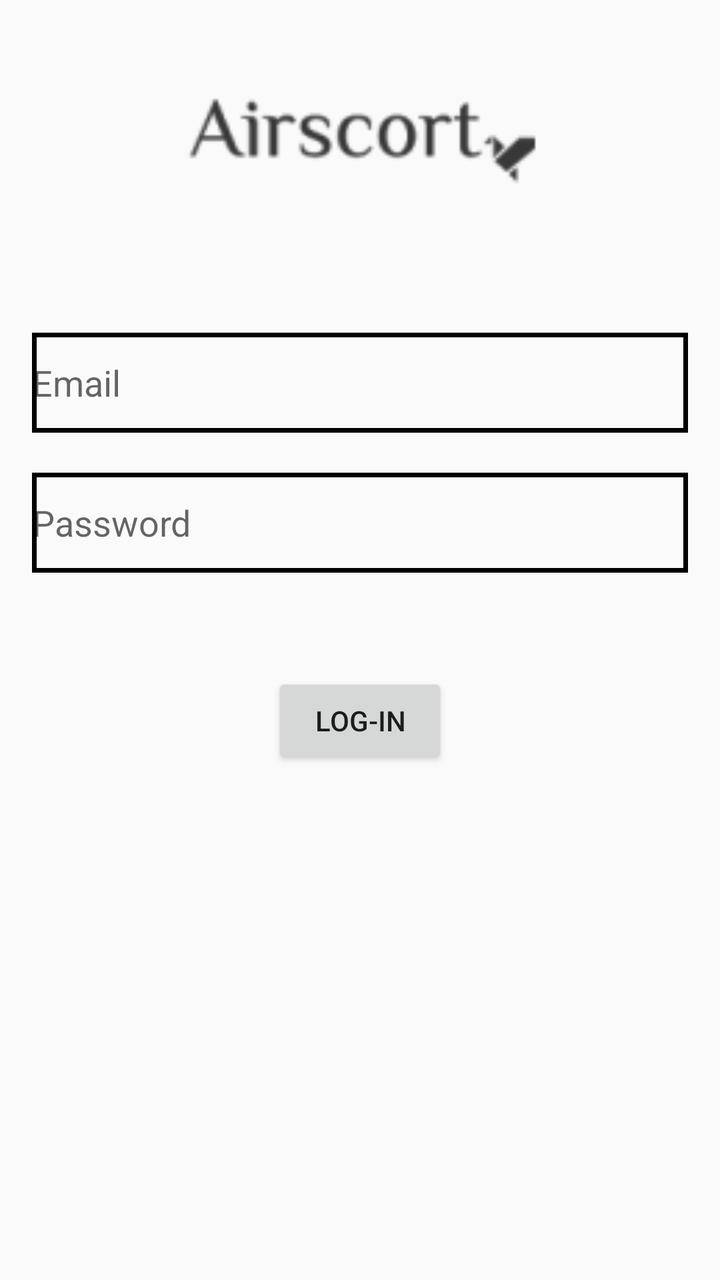
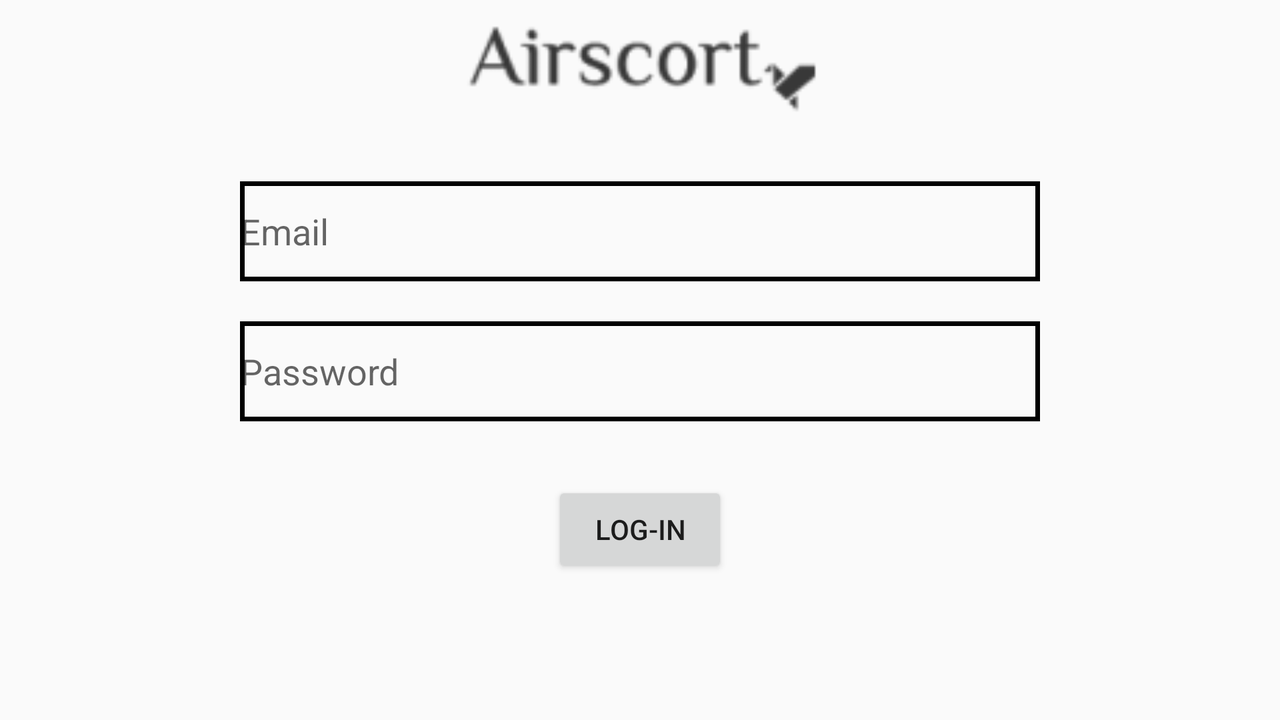

An Android layout and its configuration variant, each rendered on a device that would load it. The default file and the variant file are quoted in full after the pictures.
<!-- AndroidManifest.xml: application theme AppTheme -->
<!-- res/layout/activity_login.xml -->
<?xml version="1.0" encoding="utf-8"?>
<RelativeLayout xmlns:android="http://schemas.android.com/apk/res/android"
    xmlns:tools="http://schemas.android.com/tools" android:layout_width="match_parent"
    android:layout_height="match_parent" android:paddingLeft="@dimen/activity_horizontal_margin"
    android:paddingRight="@dimen/activity_horizontal_margin"
    android:paddingTop="@dimen/activity_vertical_margin"
    android:paddingBottom="@dimen/activity_vertical_margin"
    tools:context="com.example.user.airscort_for_agriculture.LoginActivity">

    <ImageView
        android:layout_width="300dp"
        android:layout_height="200dp"
        android:id="@+id/ImageLogo"
        android:src="@mipmap/ic_launcher"
        android:layout_marginTop="-50dp"
        android:layout_centerHorizontal="true"/>

    <EditText
        android:layout_width="400dp"
        android:layout_height="50dp"
        android:id="@+id/editEmailLog"
        android:layout_below="@+id/ImageLogo"
        android:hint="@string/email"
        android:layout_alignParentLeft="true"
        android:layout_centerHorizontal="true"
        android:background="@drawable/border_black"/>

    <EditText
        android:layout_width="400dp"
        android:layout_height="50dp"
        android:id="@+id/editPasswordLog"
        android:inputType="textPassword"
        android:ems="7"
        android:layout_below="@+id/editEmailLog"
        android:hint="@string/password"
        android:layout_marginTop="20dp"
        android:layout_alignParentLeft="true"
        android:layout_centerHorizontal="true"
        android:background="@drawable/border_black"/>

    <Button
        android:layout_width="wrap_content"
        android:layout_height="wrap_content"
        android:text="Log-In"
        android:id="@+id/button2"
        android:layout_below="@+id/editPasswordLog"
        android:layout_centerHorizontal="true"
        android:layout_marginTop="50dp" />


</RelativeLayout>
<!-- resources referenced by this layout -->
<resources>
  <dimen name="activity_horizontal_margin">16dp</dimen>
  <dimen name="activity_vertical_margin">16dp</dimen>
  <!-- drawable border_black (drawable) -->
  <?xml version="1.0" encoding="utf-8"?>
  <selector xmlns:android="http://schemas.android.com/apk/res/android">
      <item>
          <shape android:shape="rectangle">
              <stroke android:width="2.3dp" android:color="#000000"/>
          </shape>
      </item>
  </selector>
  <!-- mipmap ic_launcher: png bitmap (mipmap-hdpi, 1094 bytes) -->
  <string name="email">Email</string>
  <string name="password">Password</string>
  <style name="AppTheme" parent="Theme.AppCompat.Light.DarkActionBar">
          
          <item name="colorPrimary">@color/colorPrimary</item>
          <item name="colorPrimaryDark">@color/colorPrimaryDark</item>
          <item name="colorAccent">@color/colorAccent</item>
      </style>
  <color name="colorPrimary">#3F51B5</color>
  <color name="colorPrimaryDark">#303F9F</color>
  <color name="colorAccent">#FF4081</color>
</resources>
<!-- res/layout-land/activity_login.xml (the repository's variant of the layout above) -->
<!-- drawn on the phone turned sideways -->
<?xml version="1.0" encoding="utf-8"?>
<RelativeLayout xmlns:android="http://schemas.android.com/apk/res/android"
    android:layout_width="match_parent" android:layout_height="match_parent">
    <ImageView
        android:layout_width="300dp"
        android:layout_height="200dp"
        android:id="@+id/ImageLogo"
        android:src="@mipmap/ic_launcher"
        android:layout_marginTop="-70dp"
        android:layout_centerHorizontal="true"/>

    <EditText
        android:layout_width="400dp"
        android:layout_height="50dp"
        android:id="@+id/editEmailLog"
        android:layout_below="@+id/ImageLogo"
        android:hint="@string/email"
        android:layout_marginTop="-40dp"
        android:layout_centerHorizontal="true"
        android:background="@drawable/border_black"/>

    <EditText
        android:layout_width="400dp"
        android:layout_height="50dp"
        android:id="@+id/editPasswordLog"
        android:inputType="textPassword"
        android:ems="7"
        android:layout_below="@+id/editEmailLog"
        android:hint="@string/password"
        android:layout_marginTop="20dp"
        android:layout_centerHorizontal="true"
        android:background="@drawable/border_black"/>

    <Button
        android:layout_width="wrap_content"
        android:layout_height="wrap_content"
        android:text="Log-In"
        android:id="@+id/button2"
        android:layout_below="@+id/editPasswordLog"
        android:layout_centerHorizontal="true"
        android:layout_marginTop="30dp" />

</RelativeLayout>
<!-- resources referenced by the variant -->
<!-- as the phone turned sideways resolves them -->
<resources>
  <!-- drawable border_black (drawable) -->
  <?xml version="1.0" encoding="utf-8"?>
  <selector xmlns:android="http://schemas.android.com/apk/res/android">
      <item>
          <shape android:shape="rectangle">
              <stroke android:width="2.3dp" android:color="#000000"/>
          </shape>
      </item>
  </selector>
  <!-- mipmap ic_launcher: png bitmap (mipmap-hdpi, 1094 bytes) -->
  <string name="email">Email</string>
  <string name="password">Password</string>
  <style name="AppTheme" parent="Theme.AppCompat.Light.DarkActionBar">
          
          <item name="colorPrimary">@color/colorPrimary</item>
          <item name="colorPrimaryDark">@color/colorPrimaryDark</item>
          <item name="colorAccent">@color/colorAccent</item>
      </style>
  <color name="colorPrimary">#3F51B5</color>
  <color name="colorPrimaryDark">#303F9F</color>
  <color name="colorAccent">#FF4081</color>
</resources>
